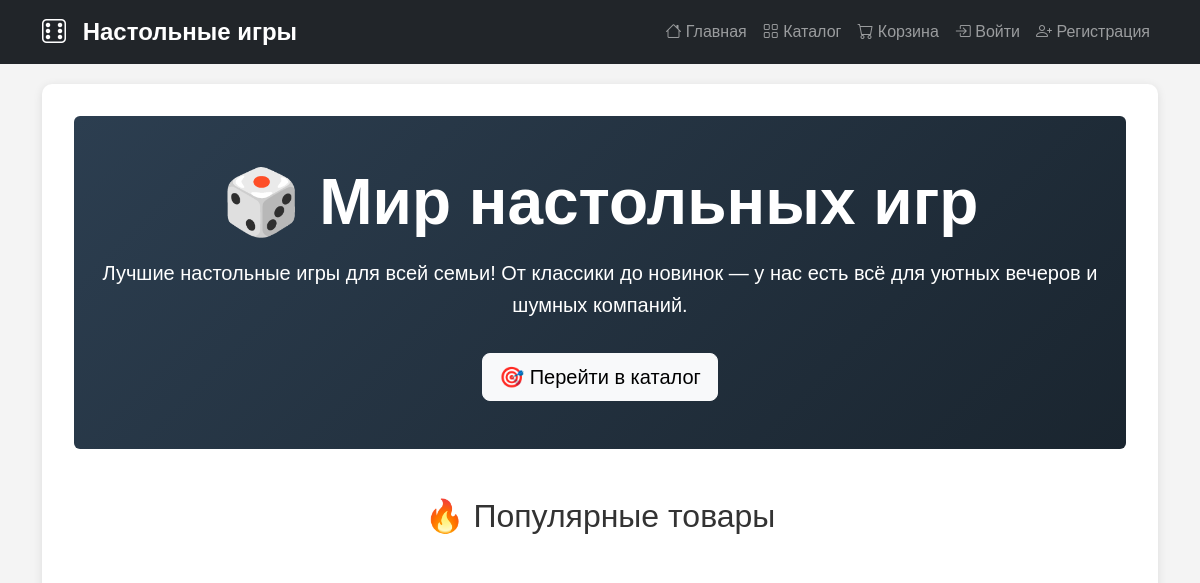
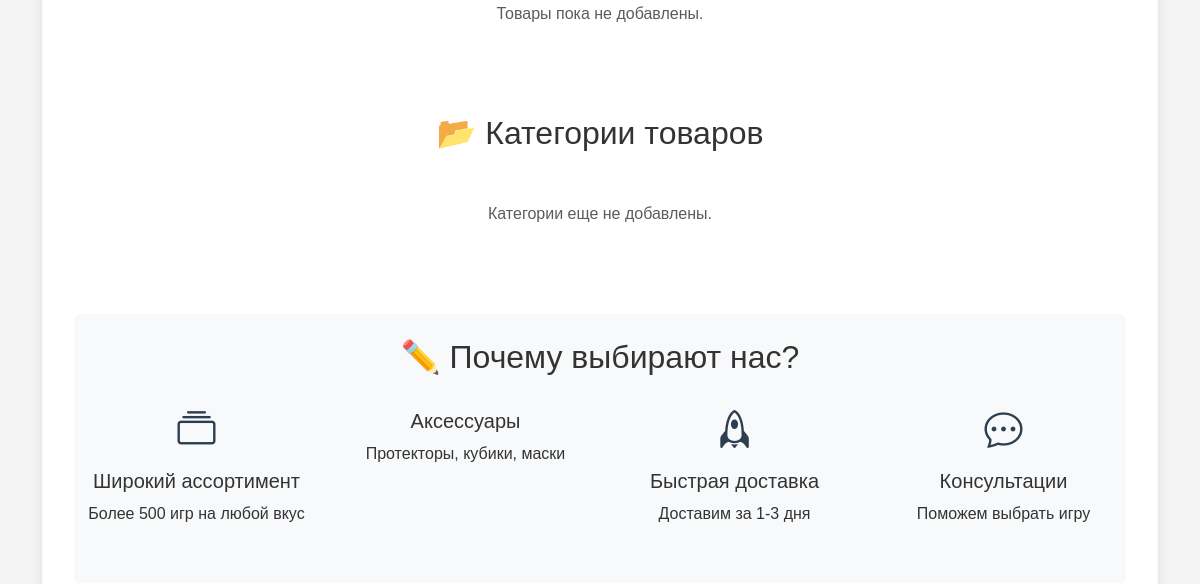
The app's page / (upper part), older data (2 pictures, top to bottom).
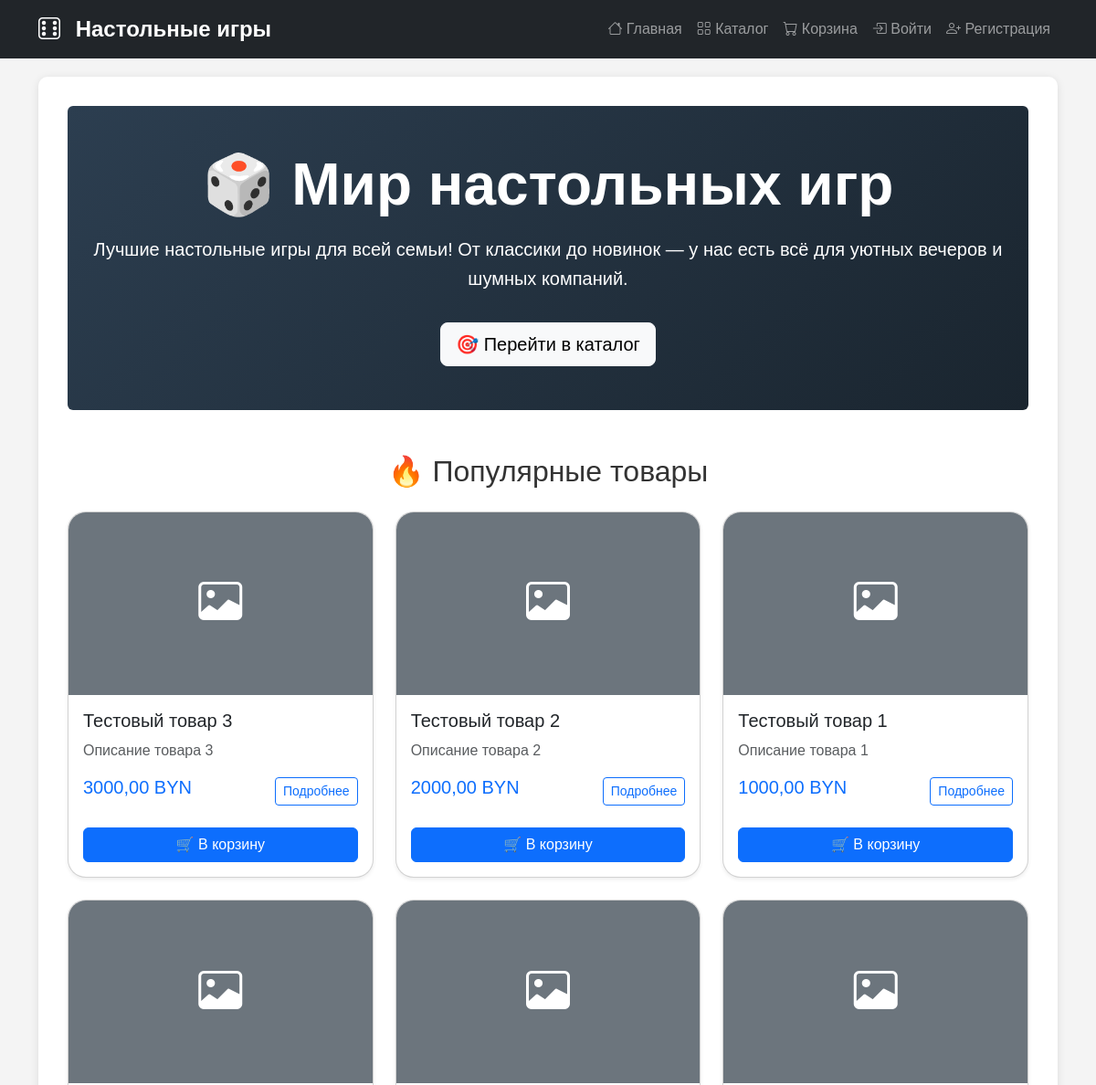
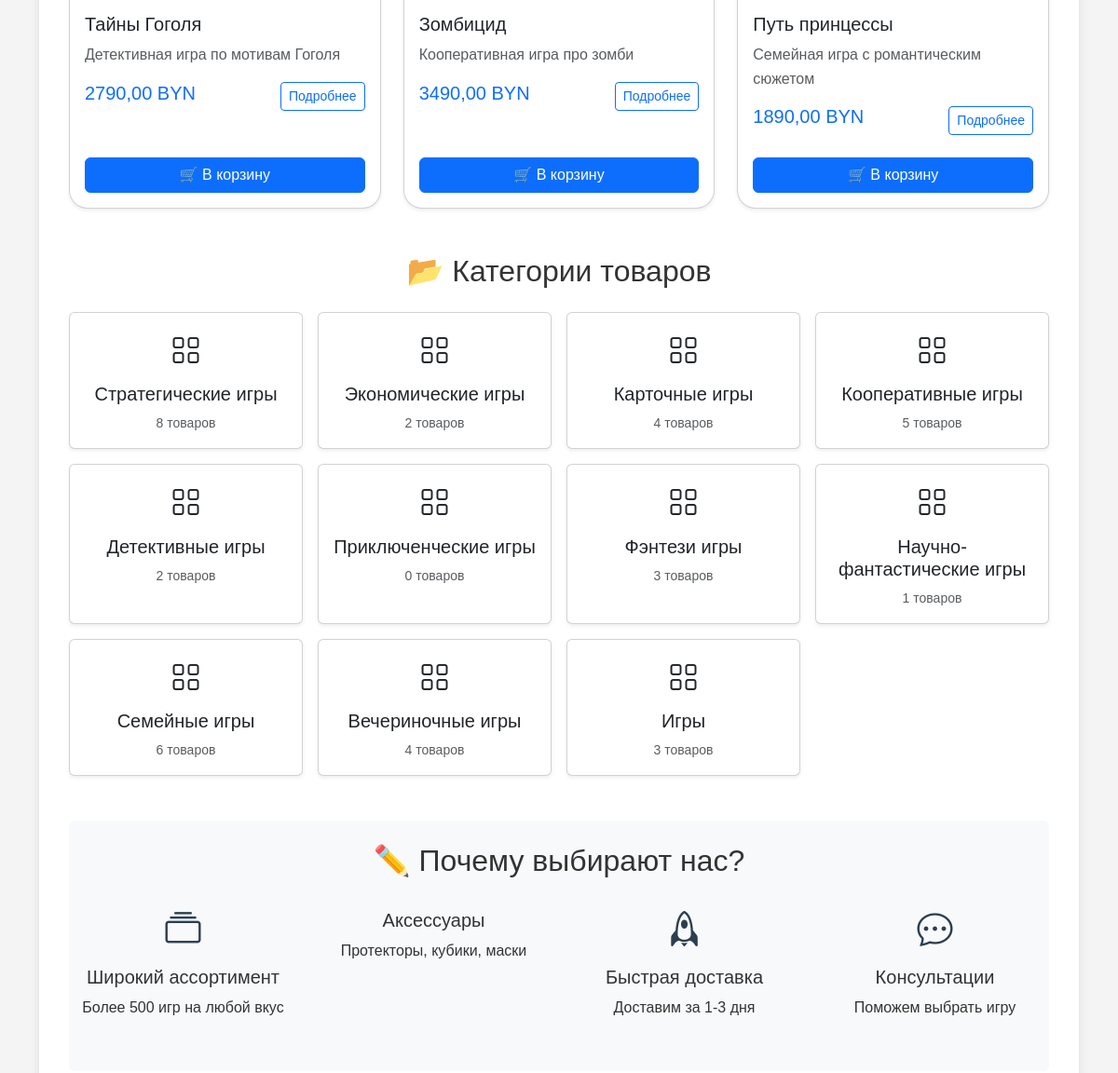
The same page, newer data (2 pictures, top to bottom).
### shop/models.py (models this page shows, shortened)
class Product(models.Model):
    name = models.CharField(max_length = 200)
    description = models.TextField()
    product_photo = models.ImageField(
        upload_to='products/',
        blank = True,
        null=True,
    )
    price = models.DecimalField(
        max_digits=10,
        decimal_places=2,
        validators=[
            MinValueValidator(0)
        ]
    )
    count = models.IntegerField(
        validators=[
            MinValueValidator(0)
        ]
    )
    category = models.ForeignKey(
        Category,
        on_delete=models.CASCADE,
        related_name='products',
        verbose_name="Категория",
        help_text="выберите категорию товара"
    )
    manufacturer = models.ForeignKey(
        Manufacturer,
        on_delete=models.CASCADE,
        related_name='products',
        verbose_name="Производитель",
        help_text="Выберите производителя товара",
        null=True,
        blank=True
    )

class Category(models.Model):
    name = models.CharField(max_length = 100)
    description = models.TextField(
        blank = True,
        null = True
    )

### shop/views.py (the view)
# urls.py: path('', views.index, name='index'),
def index(request):
    popular_products = Product.objects.all().order_by('-id')[:6]
    categories = Category.objects.all()
    context = {
        'popular_products':popular_products,
        'categories':categories,
    }
    return render(request, 'shop/index.html',context)

### shop/templates/shop/index.html (shortened to what the changed rows need)
{% extends 'shop/base.html' %}
{% block content %}
    <div class="hero-section bg-primary text-white text-center py-5 mb-5 rounded">
        <div class="container">
            <h1 class="display-3 fw-bold">🎲 Мир настольных игр</h1>
        </div>
    </div>
    <div class="popular-products mb-5">
        <h2 class="text-center mb-4">🔥 Популярные товары</h2>
        {% if popular_products %}
            <div class="row row-cols-1 row-cols-md-2 row-cols-lg-3 g-4">
                {% for product in popular_products %}
                    <div class="col">
                        <div class="card h-100 shadow-sm product-card">
                            {% if product.image %}
                                <img src="{{ product.image.url }}" class="card-img-top" alt="{{ product.name }}">
                            {% else %}
                                <div class="card-img-top bg-secondary text-white d-flex align-items-center justify-content-center" style="height: 200px;">
                                    <i class="bi bi-image" style="font-size: 48px;"></i>
                                </div>
                            {% endif %}
                            <div class="card-body">
                                <h5 class="card-title">{{ product.name }}</h5>
                                <p class="card-text text-muted">{{ product.description|truncatewords:15 }}</p>
                                <div class="d-flex justify-content-between align-items-center">
                                    <span class="h5 text-primary">{{ product.price }} BYN</span>
                                    <a href="{% url 'product_detail' product.id %}" class="btn btn-outline-primary btn-sm">
                                        Подробнее
                                    </a>
                                </div>
                            </div>
                            <div class="card-footer bg-transparent border-0 pb-3">
                                <a href="{% url 'add' product.id %}" class="btn btn-primary w-100">
                                    🛒 В корзину
                                </a>
                            </div>
                        </div>
                    </div>
                {% endfor %}
            </div>
        {% else %}
            <div class="text-center py-4">
                <p class="text-muted">Товары пока не добавлены.</p>
            </div>
        {% endif %}
    </div>
    <div class="categories-section mb-5">
        <h2 class="text-center mb-4">📂 Категории товаров</h2>
        {% if categories %}
            <div class="row row-cols-2 row-cols-md-3 row-cols-lg-4 g-3">
                {% for category in categories %}
                    <div class="col">
                        <a href="{% url 'product_list' %}?category={{ category.id }}" class="text-decoration-none">
                            <div class="card text-center category-card h-100 shadow-sm">
                                <div class="card-body">
                                    <i class="bi bi-grid" style="font-size: 32px;"></i>
                                    <h5 class="card-title mt-2">{{ category.name }}</h5>
                                    <p class="card-text small text-muted">{{ category.products.count }} товаров</p>
                                </div>
                            </div>
                        </a>
                    </div>
                {% endfor %}
            </div>
        {% else %}
            <div class="text-center py-4">
                <p class="text-muted">Категории еще не добавлены.</p>
            </div>
        {% endif %}
    </div>
    <div class="features-section bg-light py-4 rounded">
        <h2 class="text-center mb-4">✏️ Почему выбирают нас?</h2>
    </div>
{% endblock %}

Row changes from the older to the newer data that the page shows:
added Product: name "Тестовый товар 3", description "Описание товара 3", price "3000,00"
added Product: name "Тестовый товар 2", description "Описание товара 2", price "2000,00"
added Product: name "Тестовый товар 1", description "Описание товара 1", price "1000,00"
added Product: name "Тайны Гоголя", description "Детективная игра по мотивам Гоголя", price "2790,00"
added Product: name "Зомбицид", description "Кооперативная игра про зомби", price "3490,00"
added Product: name "Путь принцессы", description "Семейная игра с романтическим сюжетом", price "1890,00"
added Category: name "Стратегические игры", products.count "8"
added Category: name "Экономические игры", products.count "2"
added Category: name "Карточные игры", products.count "4"
added Category: name "Кооперативные игры", products.count "5"
added Category: name "Детективные игры", products.count "2"
added Category: name "Приключенческие игры", products.count "0"
added Category: name "Фэнтези игры", products.count "3"
added Category: name "Научно-фантастические игры", products.count "1"
added Category: name "Семейные игры", products.count "6"
added Category: name "Вечериночные игры", products.count "4"
added Category: name "Игры", products.count "3"
Text that changed along with them:
text no longer shown: "Товары пока не добавлены. Категории еще не добавлены."
